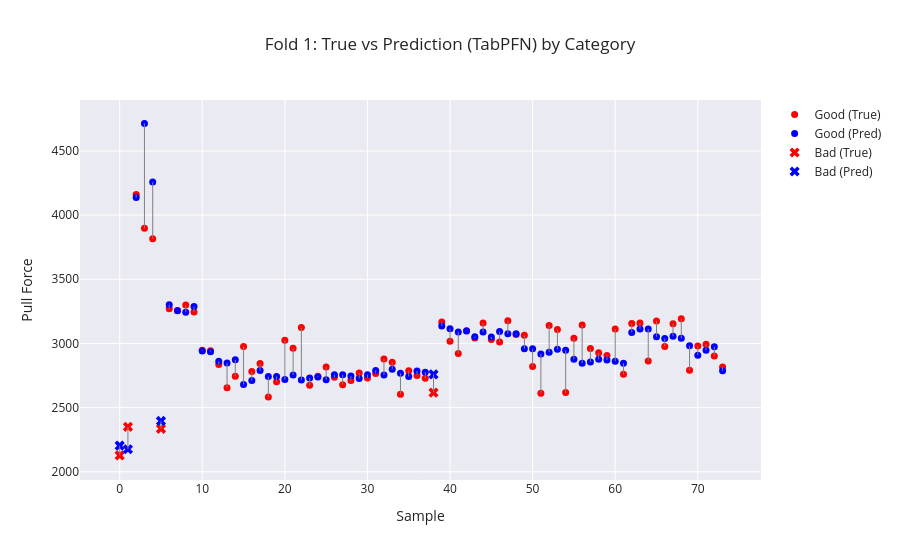
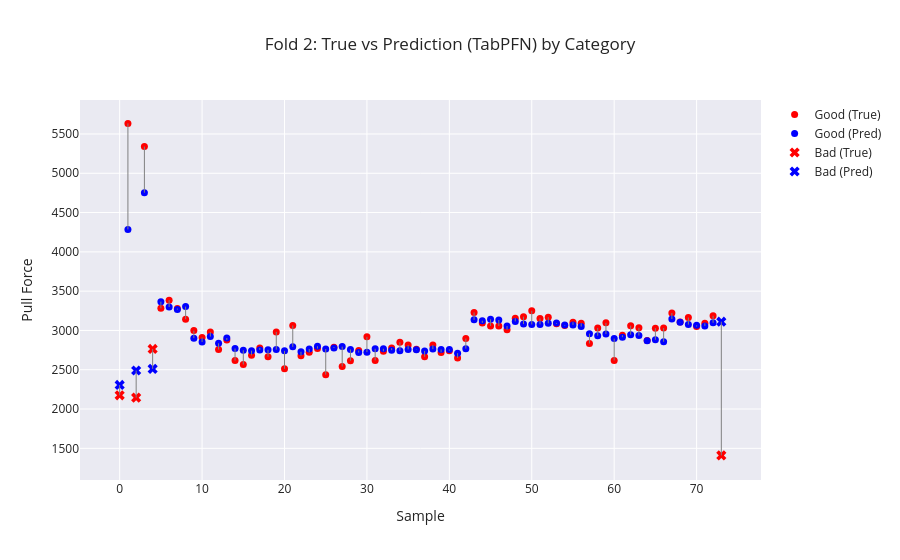
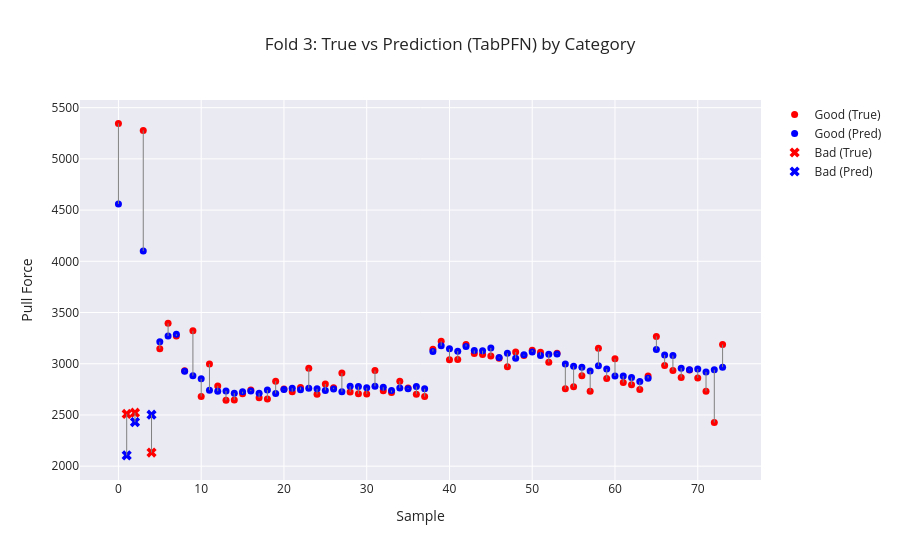
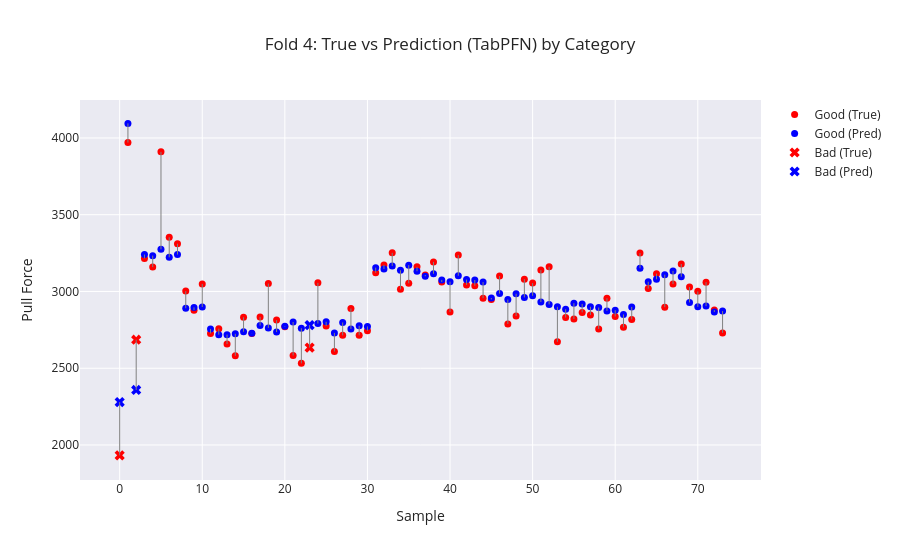

The notebook cell saved with these charts, in order:
### Markdown cell above
# Cross Validation

### Code cell
cross_df = pd.read_csv("data/train_dev_data.csv")

skf = StratifiedKFold(n_splits=5, shuffle=True, random_state=42)

mae_list = []
rmse_list = []
R2_list = []

for fold, (train_index, val_index) in enumerate(skf.split(cross_df["Sample ID"], cross_df["Category"])):
    x_tr, y_tr = get_features_and_target(cross_df.iloc[train_index], target_column) 
    x_val, y_val = get_features_and_target(cross_df.iloc[val_index], target_column)

    x_tr['Interfacial_Failure'] = compute_interfacial_failure(x_tr) 
    x_tr['Pullout_Failure'] = compute_pullout_failure(x_tr) 
    x_val['Interfacial_Failure'] = compute_interfacial_failure(x_val)
    x_val['Pullout_Failure'] = compute_pullout_failure(x_val)

    y_train_delta = y_tr - x_tr['Interfacial_Failure'] 
    y_dev_delta = y_val - x_val['Interfacial_Failure']

    regressor = TabPFNRegressor()
    regressor.fit(x_tr, y_train_delta)

    preds = regressor.predict(x_val)
    final_pred = x_val['Interfacial_Failure'] + preds

    mae  = mean_absolute_error(y_val, final_pred)
    rmse = root_mean_squared_error(y_val, final_pred)
    R2   = r2_score(y_val, final_pred)

    mae_list.append(mae) 
    rmse_list.append(rmse) 
    R2_list.append(R2)

    # Categories
    categories= cross_df.iloc[val_index]["Category"].values

    plot_visualizer(
        true_vals=y_val,
        pred_vals=final_pred,
        categories=categories,
        title=f"Fold {fold+1}: True vs Prediction (TabPFN) by Category"
    )

    print(f"\nFold {fold+1}")
    print("MAE :", mae)
    print("RMSE:", rmse)
    print("R²  :", R2)

mae_mean = np.mean(mae_list) 
rmse_mean = np.mean(rmse_list) 
R2_mean = np.mean(R2_list)
